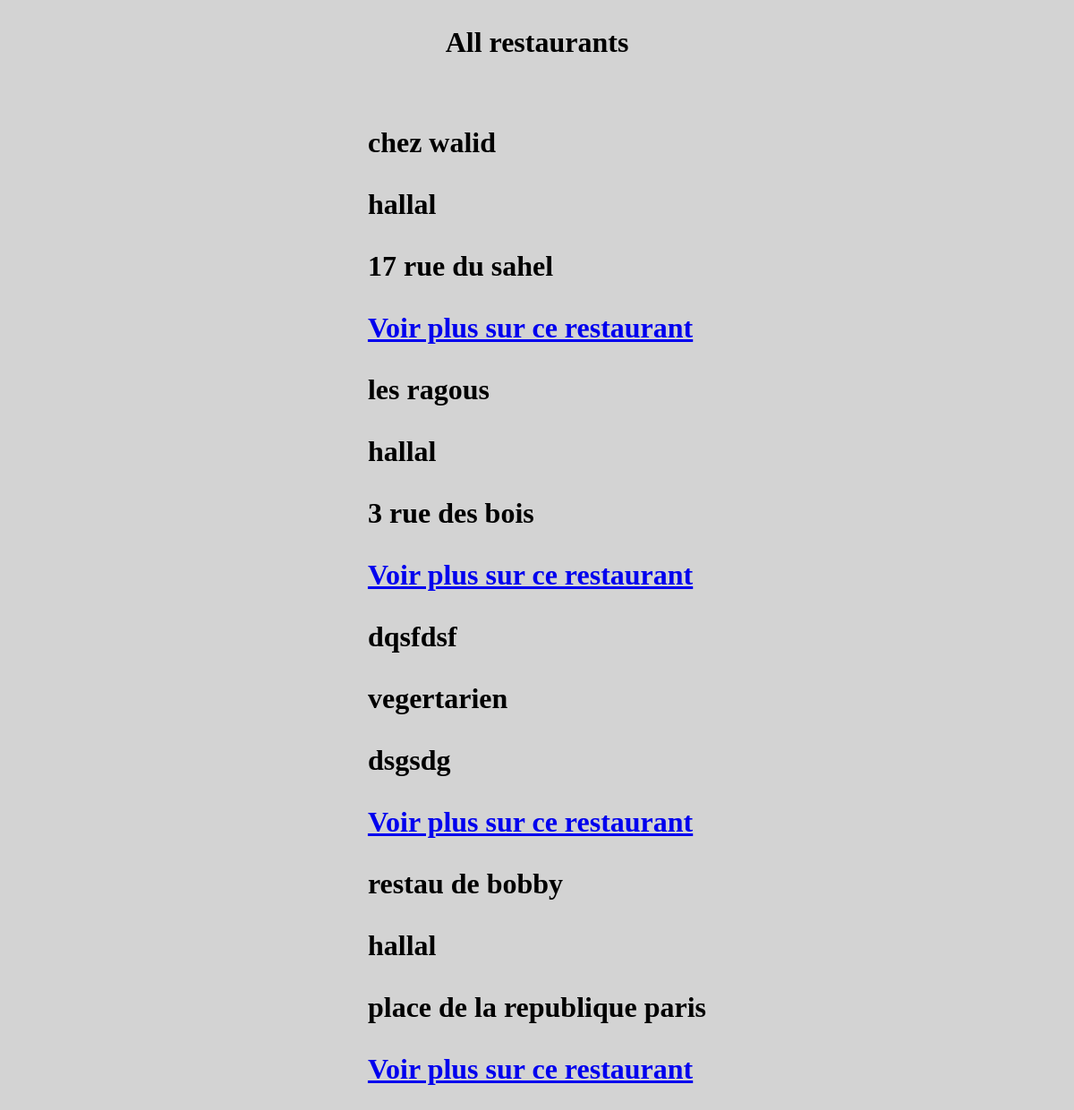
The page /all on the database as committed earlier.
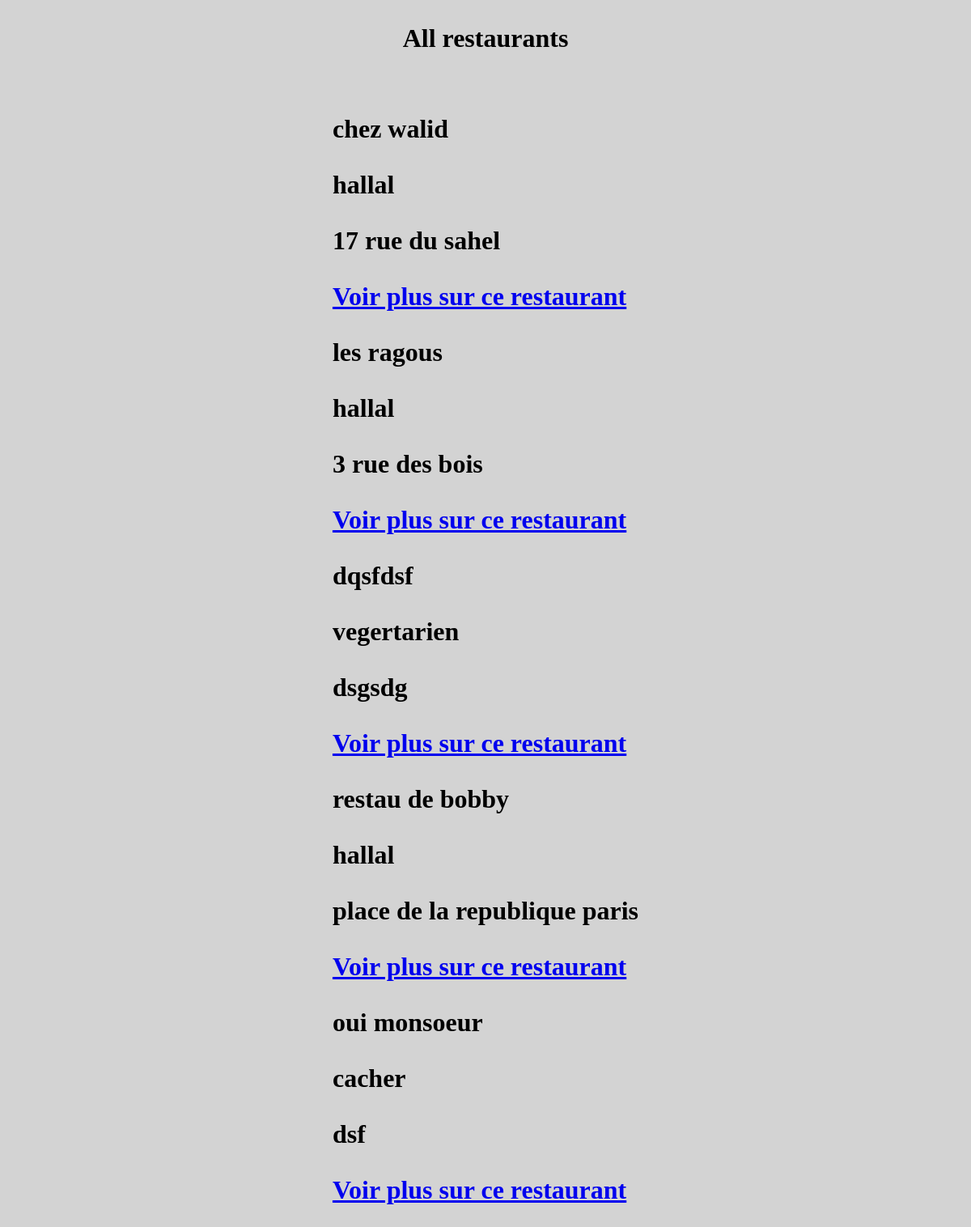
The same page on the database as committed later.
### food_app/models.py (models this page shows, shortened)
class Restaurant(models.Model):
    name=models.CharField(max_length=150,)
    adress=models.CharField(max_length=150,)
    price=models.FloatField(null=True, blank=True,default=0)
    creator=models.ForeignKey(User,on_delete=models.SET_NULL,null=True)
    inclusive_type=models.ForeignKey(Inclusive_type,on_delete=models.SET_NULL,null=True)
    food_type=models.ForeignKey(Food_type,on_delete=models.SET_NULL,null=True)
    image = models.ImageField(upload_to='restaurant_pict',blank=True,null=True)
    likes = models.ManyToManyField(User,related_name="restaurant_post",blank=True,default="")

class Inclusive_type(models.Model):
    name=models.CharField(max_length=150,)
    def __str__(self):
        return self.name

### food_app/views.py (the view)
# urls.py: path('all',allRestaurants,name="all_restaurants"),
def allRestaurants(request):
    allRestaurants = Restaurant.objects.all()
    context={
        "allRestaurants":allRestaurants
    }
    return render(request,'food_app/allRestaurants.html',context)

### food_app/templates/food_app/allRestaurants.html (shortened to what this page needs)
{% extends "main.html" %}
{% load static %}
{%block content%}
<h1>All restaurants<h1>
{% for restaurant in allRestaurants %}
<p>{{restaurant.name}}</p>
<p>{{restaurant.inclusive_type}}</p>
<p>{{restaurant.adress}}</p>
<a href="{% url 'food_app:one_restaurant' restaurant.id %}">Voir plus sur ce restaurant</a>
{% endfor %}
{%endblock%}

Rows that differ between the two databases and show on the page:
added Restaurant: name "oui monsoeur", inclusive_type "cacher", adress "dsf"
